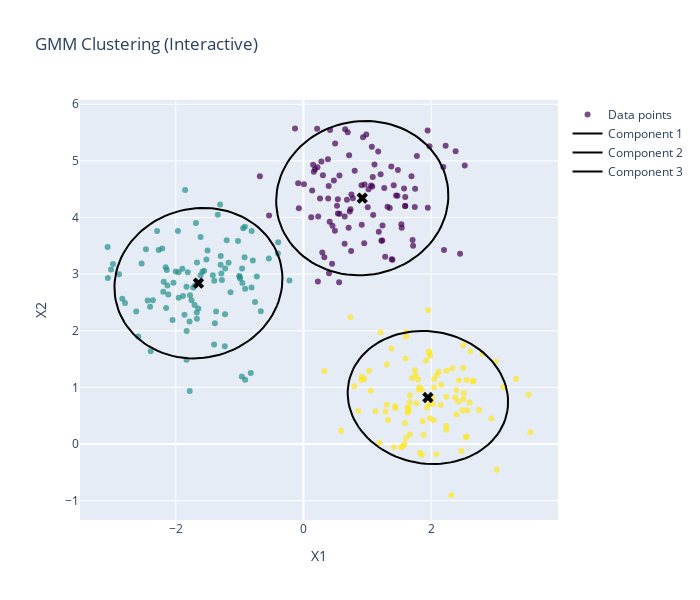

Source (notebook cell):
### Markdown cell above
## 3. Static visualization (interactive Plotly plot)

### Code cell
from emgmm import plot_gmm_interactive

plot_gmm_interactive(X, labels_kmeans, gmm.means_, gmm.covariances_)
